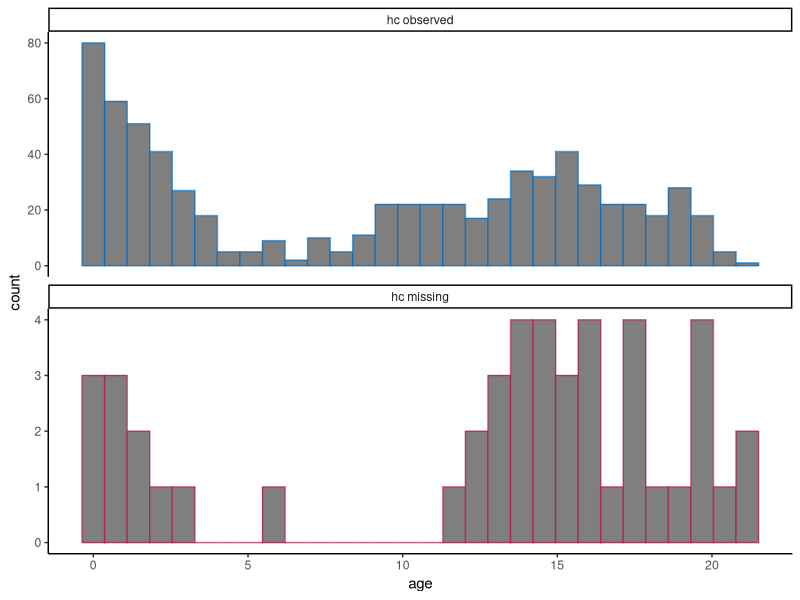
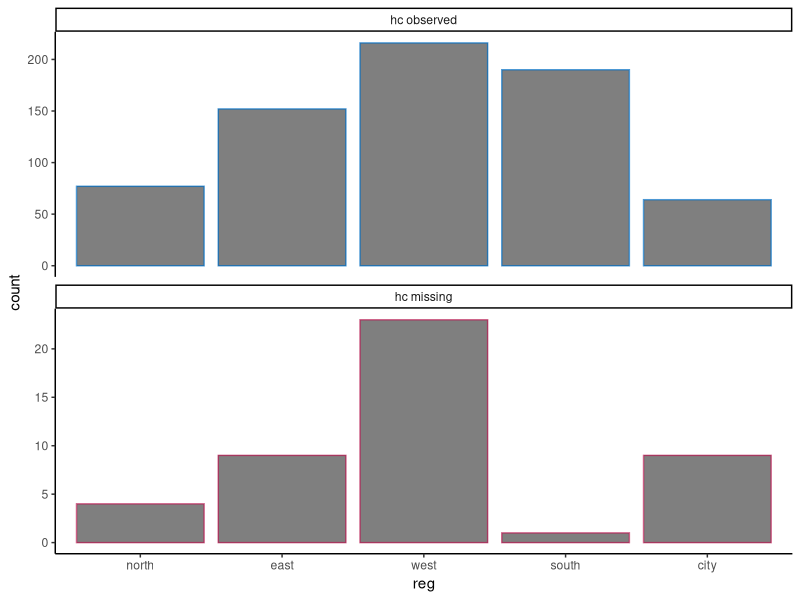
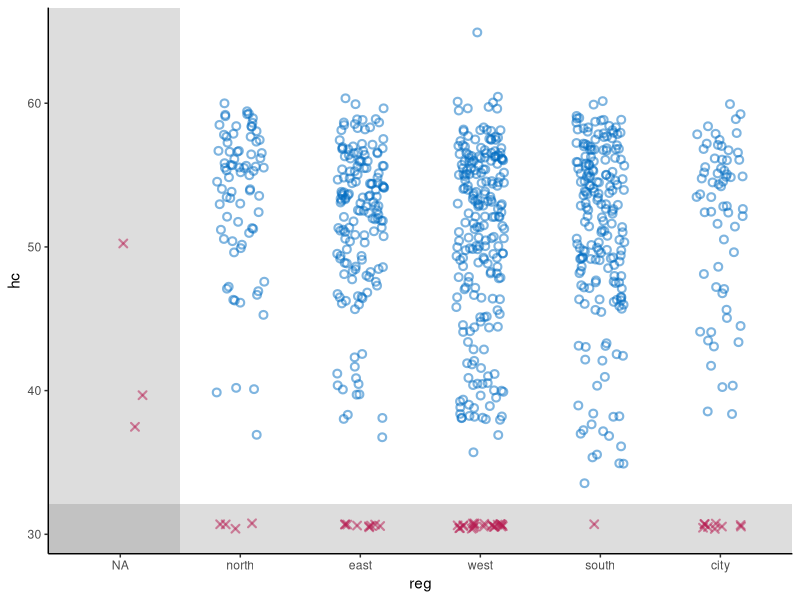
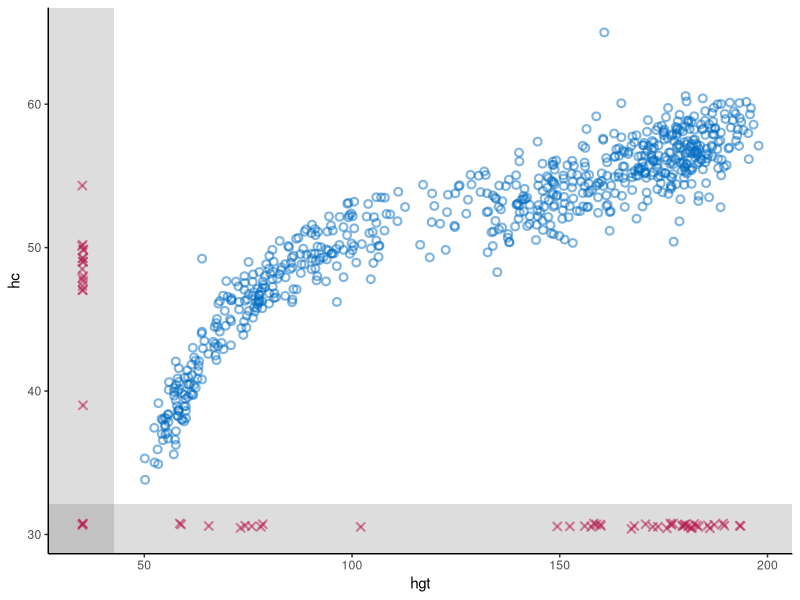
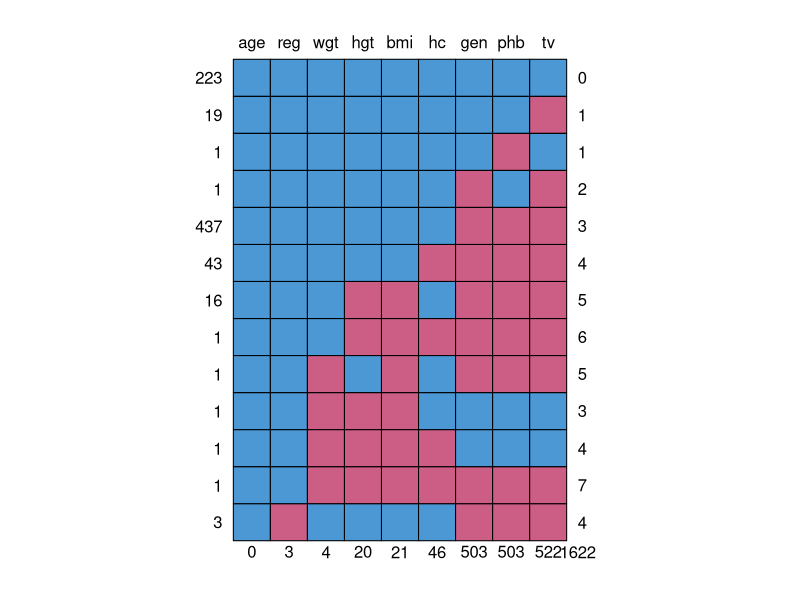

Here is the R script that generated these plots, in order: (Note: this script raises an error after producing the figures.)
## ---- chunk 1
knitr::opts_chunk$set(
  collapse = TRUE,
  comment = "#>",
  warning = FALSE, 
  message = FALSE,
  fig.width = 6, 
  fig.height = 6
)
## ---- chunk 2
# set-up environment
# library(shinymice)
library(tidyverse)
`%nin%` <- Negate(`%in%`)

# example dataset
dat <- mice::boys
# example mids object
imp <- mice::mice(dat, printFlag = FALSE)

# define mice theme
theme_mice <- function() {
  # move this outside of the function to unnecessary avoid re-running
  ggplot2::update_geom_defaults("point", list(
    shape = 21,
    size = 1.9,
    stroke = 1.1,
    alpha = 0.5
  ))
  ggplot2::update_geom_defaults("boxplot", list(
    size = 1
  ))
  ggplot2::update_geom_defaults("line", list(
    size = 1
  ))
  # the actual theme settings
  theme <- list(
    ggplot2::theme_classic(),
    ggplot2::theme(legend.position = "top"),
    ggplot2::scale_color_manual(
      values = c(
        "observed" = mice:::mdc(1),
        "missing" = mice:::mdc(2),
        "imputed" = mice:::mdc(2)
      )
    ),
    ggplot2::scale_fill_manual(
      values = c(
        "observed" = mice:::mdc(1),
        "missing" = mice:::mdc(2),
        "imputed" = mice:::mdc(2)
      )
    ),
    ggplot2::labs(color = NULL, fill = NULL, size = NULL)
  )
  return(theme)
}
## ---- chunk 3
# histogram/density plot
# plot_conditional <- function(dat, x, z) {
#   if (is.numeric(dat[[x]])) {
#     geom <- ggplot2::geom_density(ggplot2::aes(x = .data[[x]], y = ..count.., color = conditional))
#   } else {
#     geom <-
#       ggplot2::geom_bar(
#         ggplot2::aes(x = .data[[x]], color = conditional),
#         position = ggplot2::position_dodge(),
#         fill = "white"
#       )
#   }
#   dat %>%
#     dplyr::mutate(conditional = factor(
#       is.na(.data[[z]]),
#       levels = c(TRUE, FALSE),
#       labels = c("missing", "observed")
#     )) %>%
#     ggplot2::remove_missing(., vars = x) %>%
#     ggplot2::ggplot() +
#     geom +
#     theme_mice() +
#     ggplot2::labs(color = paste(z)) +
#     theme(legend.position = "top")
# }

plot_conditional <- function(dat, x, z) {
  # define graphing elements to add to plot
  if (is.numeric(dat[[x]])) { # for continuous variables
    geom <-
      ggplot2::geom_histogram()
  } else { # for categorical variables
    geom <-
      ggplot2::geom_bar()
  }
  
  # preprocess the data
  dat[!is.na(dat[[x]]), ] %>%
    dplyr::mutate(conditional = factor(
      is.na(.data[[z]]),
      levels = c(FALSE, TRUE),
      labels = c("observed", "missing")
    )) %>%
    # plot
    ggplot2::ggplot(ggplot2::aes(
        x = .data[[x]],
        color = conditional,
        fill = "white"
      )) +
    geom +
    # split by conditional variable
    ggplot2::facet_wrap(
      ~ conditional,
      ncol = 1,
      scales = "free_y",
      labeller = ggplot2::labeller(conditional = c(
        paste(z, "observed"), paste(z, "missing")
      ) %>% setNames(c(
        "observed", "missing"
      )))
    ) +
    # style
    theme_mice() +
    theme(legend.position = "none")
}

plot_conditional(dat, x = "age", z = "hc")
plot_conditional(dat, x = "reg", z = "hc")
## ---- chunk 4
# scatterplot
plot_bivariate <- function(dat, x, y) {
  # define graphing elements to add to plot later
  # set NA value and scale for variable x
  if (is.numeric(dat[[x]])) {
    NA_x <-
      min(dat[[x]], na.rm = TRUE) - .1 * diff(range(dat[[x]], na.rm = TRUE))
    shade_x <-
      min(dat[[x]], na.rm = TRUE) - .05 * diff(range(dat[[x]], na.rm = TRUE))
    scale_x <- NULL
  } else {
    NA_x <- "NA"
    shade_x <- 1.5
    scale_x <-
      ggplot2::scale_x_discrete(limits = c("NA", levels(dat[[x]])))
  }
  
  # set NA value and scale for variable y
  if (is.numeric(dat[[y]])) {
    NA_y <-
      min(dat[[y]], na.rm = TRUE) - .1 * diff(range(dat[[y]], na.rm = TRUE))
    shade_y <-
      min(dat[[y]], na.rm = TRUE) - .05 * diff(range(dat[[y]], na.rm = TRUE))
    scale_y <- NULL
  } else {
    NA_y <- "NA"
    shade_y <- 1.5
    scale_y <-
      ggplot2::scale_y_discrete(limits = c("NA", levels(dat[[y]])))
  }
  
  # add geom for NAs in the x space
  if (any(is.na(dat[[x]]))) {
    geom_x <- ggplot2::geom_point(
      position = ggplot2::position_jitter(width = 0.2, height = 0.2),
      color = mice:::mdc(2),
      shape = 4,
      mapping = ggplot2::aes(x = NA_x, y = .data[[y]]),
      data = dat[is.na(dat[[x]]),]
    )
  } else {
    geom_x <- NULL
  }
  
  # add geom for NAs in the y space
  if (any(is.na(dat[[y]]))) {
    geom_y <- ggplot2::geom_point(
      position = ggplot2::position_jitter(width = 0.2, height = 0.2),
      color = mice:::mdc(2),
      shape = 4,
      mapping = ggplot2::aes(x = .data[[x]], y = NA_y),
      data = dat[is.na(dat[[y]]),]
    )
  } else{
    geom_y <- NULL
  }
  
  # add geom for NAs in the x-y space
  if (any(is.na(dat[[x]]) & is.na(dat[[y]]))) {
    geom_xy <- ggplot2::geom_point(
      position = ggplot2::position_jitter(width = 0.2, height = 0.2),
      color = mice:::mdc(2),
      shape = 4,
      mapping = ggplot2::aes(x = NA_x, y = NA_y),
      data = dat[is.na(dat[[x]]) & is.na(dat[[y]]),]
    )
  } else{
    geom_xy <- NULL
  }
  
  # plot
  p <- dat %>% ggplot2::ggplot() +
    # plot observed datapoints in x-y space
    ggplot2::geom_point(
      ggplot2::aes(x = .data[[x]], y = .data[[y]]),
      position = ggplot2::position_jitter(width = 0.2, height = 0.2),
      color = mice::mdc(1)
    ) +
    # add area for NAs in the x space
    ggplot2::annotate(
      "rect",
      xmin = -Inf,
      xmax = shade_x,
      ymin = -Inf,
      ymax = Inf,
      alpha = 0.2
    ) +
    # add area for NAs in the y space
    ggplot2::annotate(
      "rect",
      xmin = -Inf,
      xmax = Inf,
      ymin = -Inf,
      ymax = shade_y,
      alpha = 0.2
    ) +
    # add NAs 
    geom_x +
    geom_y +
    geom_xy +
    # style graph
    theme_mice() +
    scale_x +
    scale_y 
  
  # output
  return(p)
}

# test
plot_bivariate(dat, x = "reg", y = "hc")
plot_bivariate(dat, x = "hgt", y = "hc") 
## ---- chunk 5
# make ggplot version of md pattern plot
plot_md_pattern <- function(dat) {
  # prepare md pattern
  pat <- mice::md.pattern(dat)
  vrb <- colnames(pat)[-ncol(pat)]
  n_pat_obs <- as.numeric(rownames(pat))[-nrow(pat)]
  #n_vrb_inc <- as.numeric(pat[, ncol(pat)])
  #n_val_mis <- as.numeric(pat[nrow(pat), ])[-ncol(pat)]
  colnames(pat) <- c(vrb, "n_vrb_inc")
  clean_pat <- pat[-nrow(pat), ] %>%
    cbind(., n_pat_obs, pat_nr = 1:nrow(.))
  
  # make the pattern tidy
  long_pat <- clean_pat %>%
    as.data.frame() %>%
    tidyr::pivot_longer(cols = all_of(vrb),
                        names_to = "vrb",
                        values_to = "obs") %>%
    cbind(., n_val_mis) %>%
    dplyr::mutate(pat_nr = factor(pat_nr, levels = 1:max(pat_nr)))
  
  # plot the md pattern
  p <- long_pat %>%
    ggplot2::ggplot() +
    ggplot2::geom_tile(ggplot2::aes(
      x = vrb,
      y = pat_nr,
      fill = as.factor(obs),
      group = n_vrb_inc
    ),
    color = "black") +
    ggplot2::theme(legend.position = "none") +
    ggplot2::scale_fill_manual(values = c("1" = mice:::mdc(1), "0" = mice:::mdc(2))) +
    ggplot2::scale_y_discrete(limits = rev(levels(long_pat$pat_nr)),
                              labels = rev(as.character(n_pat_obs))) +
    ggplot2::scale_x_discrete(limits = vrb, position = "top") + #, labels = as.character(n_val_mis)) +
    ggplot2::labs(x = NULL, y = "frequency", title = "Missing data pattern (patterns as rows, variables as columns)") 
  
  return(p)
}

# test
plot_md_pattern(dat)
## ---- chunk 6
# plot in- and outflux of incomplete data
plot_flux <- function(dat){
  flx <- mice::flux(dat)
  p <- flx %>% ggplot2::ggplot() +
    ggplot2::geom_text(
      ggplot2::aes(x = influx, y = outflux, label = rownames(flx))
    ) +
    geom_abline(intercept = 1, slope = -1, linetype = "dashed") +
    lims(x = c(0,1), y = c(0,1)) +
    theme_classic()
  return(p)
}
# test
plot_flux(dat)
## ---- chunk 7

# make chain means and variances tidy
preprocess_thetas <- function(imp) {
  d <- imp$chainMean %>%
    dplyr::na_if(., "NaN") %>%
    as.data.frame() %>%
    dplyr::mutate(var = row.names(.), theta = "Chain means") %>%
    rbind(
      .,
      imp$chainVar %>%
        sqrt() %>%
        as.data.frame(.) %>%
        dplyr::mutate(var = row.names(.), theta = "Chain standard deviations")
    ) %>%
    tidyr::pivot_longer(-c(var, theta)) %>%
    cbind(.it = as.integer(1:imp$iteration),
          .imp = as.factor(rep(1:imp$m, each = imp$iteration)))
  return(d)
}
# test
trace_dat <- preprocess_thetas(imp)

trace_one_variable <- function(d, x) {
  # plot one variable
  p <- d[d$var == x,] %>%
    ggplot2::ggplot() +
    ggplot2::geom_line(ggplot2::aes(x = .it, y = value, color = .imp)) +
    ggplot2::facet_wrap( ~ theta, scales = "free", ncol = 2) +
    ggplot2::theme_classic() +
    ggplot2::theme(
      strip.background = element_rect(colour = "white"),
      strip.text = element_text(face = "bold", size = 11),
      legend.position = "bottom"
    ) +
    ggplot2::labs(x = "Iteration",
                  y = paste0("Variable: '", x, "'"),
                  color = "Imputation")
  # show message to user when variable is completely observed
  if (all(is.na(p$data$value))) {
    p <-
      p + ggplot2::geom_text(ggplot2::aes(
        x = median(as.numeric(d$.imp)),
        y = 0,
        label = "No \n imputations \n to show"
      ),
      color = "grey")
  }
  return(p)
}
#test
trace_one_variable(trace_dat, x = "hgt")
trace_one_variable(trace_dat, x = "age")
## ---- chunk 8
# preprocess
prepare_plotting <- function(mids, x, y = NULL) {
  # preprocess incomplete data
  d <-
    mids$data %>%
    dplyr::mutate(.id = rownames(.)) %>%
    .[c(x, y, ".id")] %>%
    cbind(.imp = 0)
  
  # preprocess imputations
  imps <- mids$imp[[x]] %>%
    dplyr::mutate(.id = row.names(.)) %>%
    tidyr::pivot_longer(
      cols = 1:mids$m,
      names_to = ".imp",
      values_to = x,
      names_transform = list(.imp = as.numeric)
    ) 
  
  # combine incomplete and imputed data
    cd <- d %>%
      dplyr::bind_rows(., imps) %>%
      dplyr::mutate(imputed = ifelse(.imp > 0, 'imputed', 'observed'))
  
  # output
  return(cd)
}

# test 
x = "hc"
y = "reg"
plot_dat <- prepare_plotting(mids = imp, x = x, y = y)
# # with second variable
# plot_dat2 <- prepare_plotting(mids = imp, x = y, y = x)
# a <- dplyr::full_join(plot_dat, plot_dat2)
## ---- chunk 9
# stripplot
m = 5
geom_stripplot <- function(x, m, ...) {
  p <- list(
    ggplot2::geom_jitter(
      ggplot2::aes(
        x = as.factor(.data$.imp),
        y = .data[[x]],
        color = .data$imputed
      ),
      height = 0,
      width = 0.25, 
      ...
    ),
    ggplot2::scale_x_discrete(limits = as.character(0:m)),
    ggplot2::labs(
      x = "Imputation (0 = observed data)",
      y = paste0("Variable: '", x, "'"),
      color = "",
      fill = "",
      size = ""
    )
  )
  return(p)
}

plot_dat %>%
  ggplot2::ggplot() +
  geom_stripplot(x, m)
## ---- chunk 10

plot_dat %>%
  ggplot2::ggplot() +
  geom_stripplot(x, m) +
  theme_mice()
## ---- chunk 11
geom_bwplot <- function(x, m){
  list(
    ggplot2::geom_boxplot(
      ggplot2::aes(
        x = as.factor(.data$.imp),
        y = .data[[x]],
        color = .data$imputed
      ),
      width = 0.5
    ),
    ggplot2::scale_x_discrete(limits = as.character(0:m)),
    ggplot2::xlab(
      "Imputation (0 = observed data)")
    )
}

plot_dat %>% 
  ggplot2::ggplot() +
  geom_bwplot(x, m = imp$m) + 
  theme_mice()

# try to combine this with the stripplot??
plot_dat %>%
  ggplot2::ggplot() +
  geom_bwplot(x, m) + 
  geom_stripplot(x, m, alpha = 0.1) +
  theme_mice()

## ---- chunk 12
geom_densityplot <- function(x, m){
  list(ggplot2::geom_density(
    ggplot2::aes(
    x = .data[[x]],
    group = .data$.imp,
    color = .data$imputed,
    size = .data$imputed)),
    ggplot2::scale_size_manual(guide = "none", values = c(0.5, 1) %>% setNames(c("imputed", "observed")))
)}


plot_dat[!is.na(plot_dat[[x]]), ] %>%  
  ggplot2::ggplot() +
  geom_densityplot(x, m = imp$m) + 
  theme_mice()


## ---- chunk 13
# At some point, try to do this for histograms too? See https://github.com/amices/shinyMice/blob/Enhancements/R/gg.barplot.R

# geom_densityplot <- function(x, m){
#   list(ggplot2::geom_density(
#     ggplot2::aes(
#     x = .data[[x]],
#     group = .data$.imp,
#     color = .data$imputed,
#     size = .data$imputed)),
#     ggplot2::scale_size_manual(values = c(0.5, 1) %>% setNames(c("imputed", "observed")))
# )}
# 
# plot_dat %>% 
#   ggplot2::ggplot() +
#   geom_densityplot(x, m = imp$m) + 
#   theme_mice()
## ---- chunk 14
# better preprocessing function??
x = "hgt"
y = "hc"

# extract imputations
imps <- imp %>%
  mice::complete("long")

preprocess_imps <- function(imp, x, y = NULL) {
  if (is.null(y)) {
    y <- x
  }
  # combine observed and imputed data
  xy_obs <- imp$data %>%
    cbind(datapoint = "observed",
          .imp = 0,
          .id = 1:nrow(.),
          .) %>%
    .[!is.na(imp$data[[x]]) &
        !is.na(imp$data[[y]]), ]
  xy_imps <- imps %>% 
    cbind(datapoint = "imputed", .) %>% 
    .[imps$.id %nin% xy_obs$.id,]
  xy_dat <- rbind(xy_obs, xy_imps)
  return(xy_dat)
}


xy_dat <- imp %>% preprocess_imps(x = "hgt", y = "hc")
# two implementations, last one is more efficient
# xy_obs %>%
#   ggplot2::ggplot(ggplot2::aes(
#     x = .data[[x]],
#     y = .data[[y]],
#     group = .id,
#     color = datapoint
#   )) +
#   ggplot2::geom_point() +
#   ggplot2::geom_point(data = xy_imps)  +
#   theme_mice() +
#   labs(color = NULL)

xy_dat %>%
  ggplot2::ggplot() +
  ggplot2::geom_point(ggplot2::aes(
    x = .data[[x]],
    y = .data[[y]],
    group = .id,
    color = datapoint
  )) +
  theme_mice() +
  labs(color = NULL)

# geom_scatter <- ggplot2::geom_point(ggplot2::aes(
#     x = .data[[x]],
#     y = .data[[y]],
#     group = .id,
#     color = datapoint
#   ))

# maybe do something like this for the other imp plots??
x = "hc"
imp %>% preprocess_imps(x) %>% 
  ggplot2::ggplot() +
  theme_mice() +
  ggplot2::geom_boxplot(
      ggplot2::aes(
        x = as.factor(.data$.imp), #x = factor(.data$.imp, levels = c(0, 1:imp$m), ordered = TRUE), use icw   scale_x_discrete(drop=FALSE)
        y = .data[[x]],
        color = .data$datapoint
      ),
      width = 0.5
    ) +
  ggplot2::geom_jitter(
      ggplot2::aes(
        x = as.factor(.data$.imp),
        y = .data[[x]],
        color = .data$datapoint
      ),
      height = 0,
      width = 0.25,
      alpha = 0.1) +
  ggplot2::xlab("Imputation (0 = observed data)") 


## ---- chunk 15
# plot the predictor matrix for the imputation model, make interactive later!
plot_pred_matrix <- function(dat) {
  # get the predictor matrix and add the rownames as variable
  pred <-
    dat %>%
    mice::mice(maxit = 0) %>%
    .$predictorMatrix %>%
    as.data.frame() %>%
    cbind(vrb_to_imp = rownames(.), .)
  # make the data tidy to plot
  long_pred <-
    pivot_longer(pred, cols = names(pred)[-1], names_to = "vrb_as_pred")
  # plot the predictor matrix
  p <- long_pred %>%
    ggplot2::ggplot() +
    ggplot2::geom_tile(ggplot2::aes(
      x = vrb_as_pred,
      y = vrb_to_imp,
      fill = as.factor(value)
    ),
    color = "black") +
    ggplot2::theme(legend.position = "none") +
    ggplot2::scale_fill_manual(values = c("1" = mice:::mdc(1), "0" = mice:::mdc(2))) +
    ggplot2::labs(x = "Predictor", y = "Variable to impute", title = "Predictor matrix")
  
  return(p)
}

# test
plot_pred_matrix(dat)
